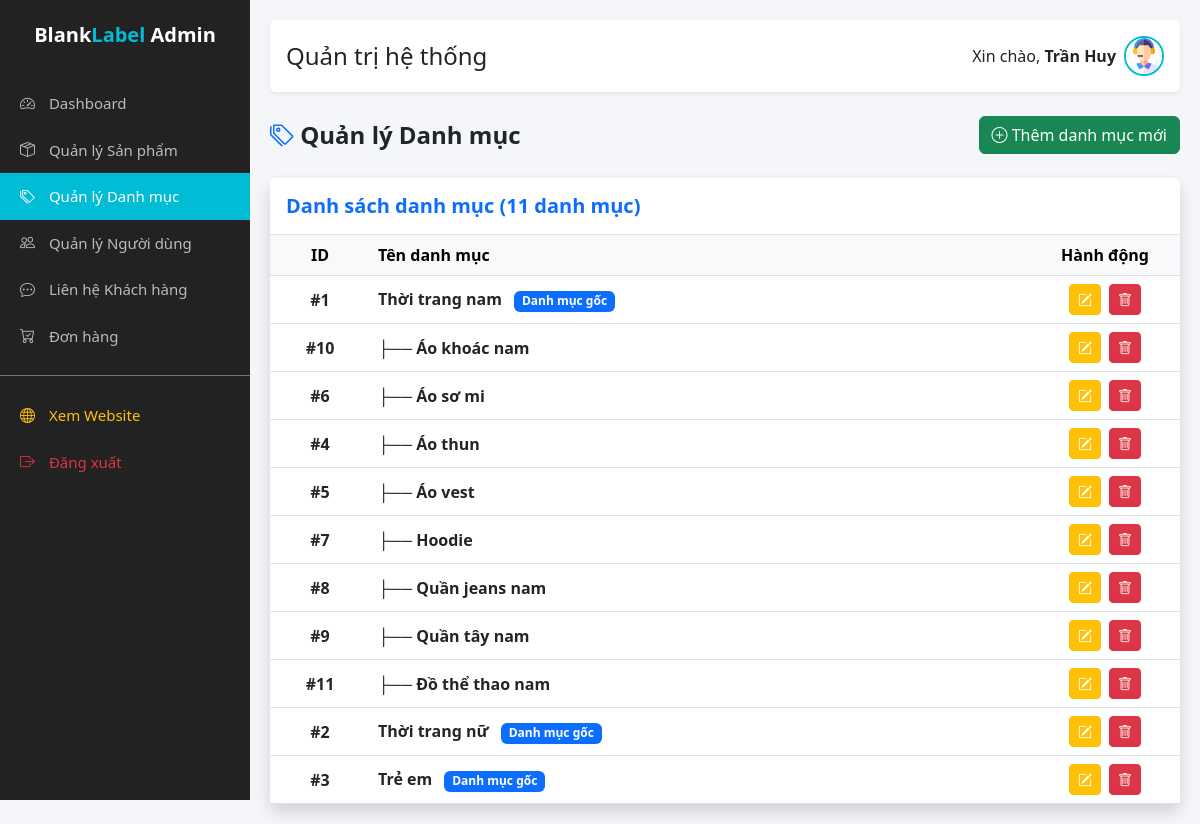
Before: /admin/admin_categories.php (signed in) with the older database file.
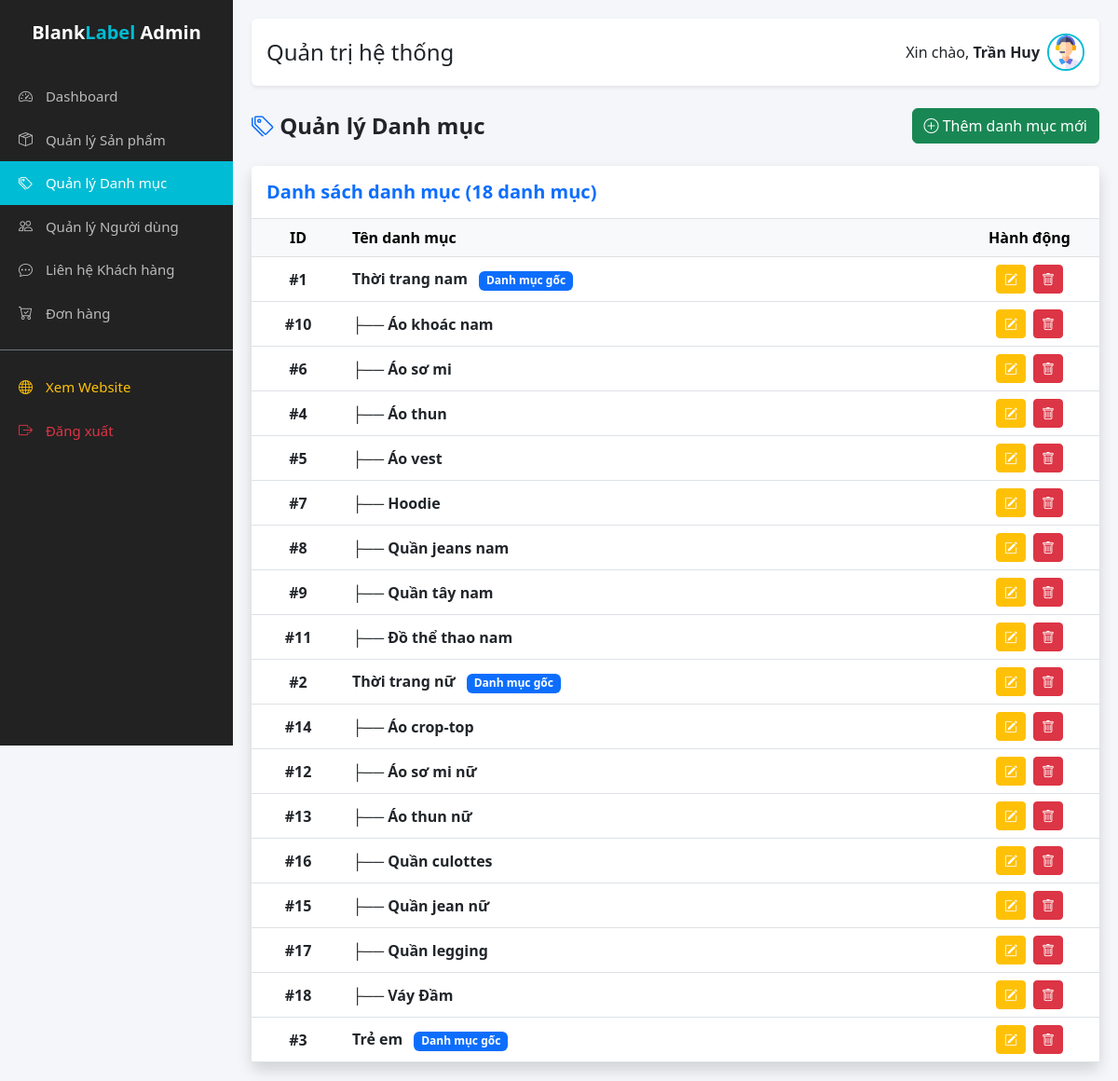
After: the same page with the newer database file.
### tables this page shows
CREATE TABLE `danh_muc` (
  `id` int(11) NOT NULL,
  `ten_danh_muc` varchar(100) NOT NULL,
  `id_cha` int(11) DEFAULT NULL
);

### admin/admin_categories.php (the view, shortened to what this page needs)
<?php include 'includes/header.php'; ?>
<?php
function showCategories($parent_id = null, $level = 0) {
    global $conn;
    $sql = $parent_id === null
        ? "SELECT * FROM danh_muc WHERE id_cha IS NULL ORDER BY ten_danh_muc"
        : "SELECT * FROM danh_muc WHERE id_cha = $parent_id ORDER BY ten_danh_muc";
    $result = $conn->query($sql);
    if ($result->num_rows === 0) return;
    $indent = str_repeat("├── ", $level);
    while ($cat = $result->fetch_assoc()) {
        $id = $cat['id'];
        $name = htmlspecialchars($cat['ten_danh_muc']);
        $badge = $level == 0 ? '<span class="badge bg-primary ms-2">Danh mục gốc</span>' : '';
        echo "<tr>
                <td class='text-center fw-bold'>#$id</td>
                <td>
                    <strong>$indent$name</strong> $badge
                </td>
                <td class='text-center'>
                    <a href='category_edit.php?id=$id' class='btn btn-sm btn-warning text-white' title='Sửa'>
                        <i class='bi bi-pencil-square'></i>
                    </a>
                    <a href='?delete_id=$id' class='btn btn-sm btn-danger ms-1' title='Xóa'
                    onclick=\"return confirm('Xóa danh mục \\\"$name\\\"?\\nCẩn thận: hành động này không thể hoàn tác!');\">
                        <i class='bi bi-trash'></i>
                    </a>
                </td>
            </tr>";
        showCategories($id, $level + 1);
    }
}
?>
<div class="d-flex justify-content-between align-items-center mb-4">
    <h2 class="h4 fw-bold text-dark mb-0">
        <i class="bi bi-tags text-primary"></i> Quản lý Danh mục
    </h2>
    <a href="category_add.php" class="btn btn-success">
        <i class="bi bi-plus-circle"></i> Thêm danh mục mới
    </a>
</div>
<div class="card shadow border-0">
    <div class="card-header bg-white border-bottom py-3">
        <h5 class="mb-0 text-primary fw-bold">Danh sách danh mục (<?= $conn->query("SELECT COUNT(*) FROM danh_muc")->fetch_row()[0]; ?> danh mục)</h5>
    </div>
    <div class="card-body p-0">
        <div class="table-responsive">
            <table class="table table-hover align-middle mb-0">
                <thead class="table-light">
                    <tr>
                        <th width="100" class="text-center">ID</th>
                        <th>Tên danh mục</th>
                        <th width="150" class="text-center">Hành động</th>
                    </tr>
                </thead>
                <tbody>
                    <?php showCategories(); ?>
                </tbody>
            </table>
        </div>
    </div>
</div>
<?php include 'includes/footer.php'; ?>

Changed rows visible on the page:
added danh_muc: id "14", indent "├──", ten_danh_muc "Áo crop-top", shown under "2"
added danh_muc: id "12", indent "├──", ten_danh_muc "Áo sơ mi nữ", shown under "2"
added danh_muc: id "13", indent "├──", ten_danh_muc "Áo thun nữ", shown under "2"
added danh_muc: id "16", indent "├──", ten_danh_muc "Quần culottes", shown under "2"
added danh_muc: id "15", indent "├──", ten_danh_muc "Quần jean nữ", shown under "2"
added danh_muc: id "17", indent "├──", ten_danh_muc "Quần legging", shown under "2"
added danh_muc: id "18", indent "├──", ten_danh_muc "Váy Đầm", shown under "2"
Other visible differences:
$conn->query("SELECT COUNT(*) FROM danh_muc")->fetch_row()[0]: "11" → "18"
